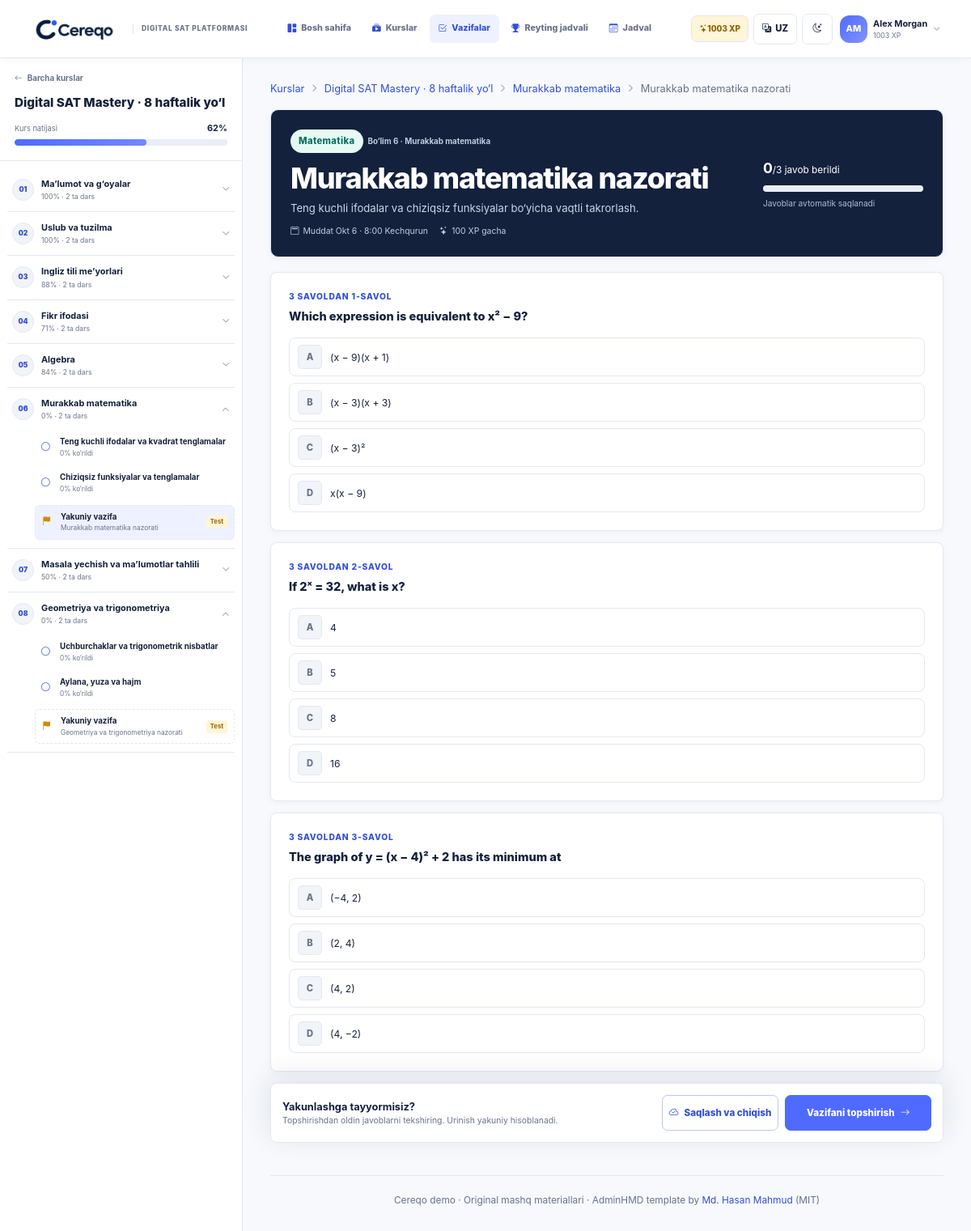
Page /tasks/15/ (signed in) on the committed database.
### learning/models.py (models this page shows, shortened)
class Student(models.Model):
    user = models.OneToOneField(
        settings.AUTH_USER_MODEL,
        on_delete=models.CASCADE,
        related_name="student_profile",
        null=True,
        blank=True,
    )
    name = models.CharField(max_length=100, unique=True)
    initials = models.CharField(max_length=3)
    points = models.PositiveIntegerField(default=0)
    streak = models.PositiveIntegerField(default=0)
    badge = models.CharField(max_length=80, blank=True)
    is_demo = models.BooleanField(default=False)
    class Meta:
        ordering = ["-points", "name"]

class Course(models.Model):
    title = models.CharField(max_length=160)
    code = models.SlugField(max_length=60, unique=True)
    description = models.TextField()
    instructor_name = models.CharField(max_length=100, default="Cereqo mentor")
    instructor_role = models.CharField(max_length=100, default="SAT mentor")
    cover_image = models.CharField(
        max_length=255,
        default="cereqo/img/mentors/cereqo-classroom.jpg",
    )
    start_date = models.DateField()
    end_date = models.DateField()
    target_score = models.PositiveSmallIntegerField(default=1400)
    is_active = models.BooleanField(default=True)
    class Meta:
        ordering = ["-is_active", "start_date", "id"]
    @property
    def progress_percent(self):
        lessons = Lesson.objects.filter(section__course=self)
        total = lessons.count()
        return round(sum(lessons.values_list("progress_percent", flat=True)) / total) if total else 0

class CourseSection(models.Model):
    SUBJECT_CHOICES = [("math", "Math"), ("rw", "Reading & Writing")]
    course = models.ForeignKey(Course, on_delete=models.CASCADE, related_name="sections")
    title = models.CharField(max_length=160)
    domain = models.CharField(max_length=120)
    subject = models.CharField(max_length=10, choices=SUBJECT_CHOICES)
    description = models.TextField()
    start_date = models.DateField()
    end_date = models.DateField()
    order = models.PositiveSmallIntegerField(default=1)
    exam_weight_percent = models.PositiveSmallIntegerField(default=25)
    class Meta:
        ordering = ["course", "order", "id"]
        constraints = [
            models.UniqueConstraint(fields=["course", "order"], name="unique_course_section_order")
        ]
    @property
    def progress_percent(self):
        lessons = self.lessons.all()
        total = lessons.count()
        return round(sum(lessons.values_list("progress_percent", flat=True)) / total) if total else 0
    def status_for(self, student):
        today = timezone.localdate()
        if self.start_date <= today <= self.end_date:
            return "current"
        if self.start_date > today:
            return "upcoming"
        checkpoint = getattr(self, "checkpoint", None)
        if checkpoint and checkpoint.status_for(student) == "completed":
            return "completed"
        if self.end_date < today:
            return "needs_attention"
        return "current"

class Lesson(models.Model):
    SUBJECT_CHOICES = [("math", "Math"), ("rw", "Reading & Writing")]
    title = models.CharField(max_length=160)
    section = models.ForeignKey(
        CourseSection, on_delete=models.CASCADE, related_name="lessons", null=True, blank=True
    )
    subject = models.CharField(max_length=10, choices=SUBJECT_CHOICES)
    topic = models.CharField(max_length=120)
    duration_minutes = models.PositiveSmallIntegerField(default=8)
    session_minutes = models.PositiveSmallIntegerField(default=75)
    summary = models.TextField()
    material = models.TextField()
    video_file = models.CharField(max_length=255, default="cereqo/video/demo-lesson-video.mp4")
    progress_percent = models.PositiveSmallIntegerField(
        default=0, validators=[MinValueValidator(0), MaxValueValidator(100)]
    )
    is_today = models.BooleanField(default=False)
    scheduled_date = models.DateField(null=True, blank=True)
    sequence = models.PositiveSmallIntegerField(default=1)
    sort_order = models.PositiveSmallIntegerField(default=0)
    class Meta:
        ordering = ["sort_order", "id"]

class Homework(models.Model):
    lesson = models.OneToOneField(Lesson, on_delete=models.CASCADE, related_name="homework")
    section = models.OneToOneField(
        CourseSection, on_delete=models.CASCADE, related_name="checkpoint", null=True, blank=True
    )
    title = models.CharField(max_length=160)
    description = models.TextField()
    deadline = models.DateTimeField()
    max_points = models.PositiveSmallIntegerField(default=100)
    sort_order = models.PositiveSmallIntegerField(default=0)
    class Meta:
        ordering = ["sort_order", "deadline"]
    def submission_for(self, student):
        return self.submissions.filter(student=student).first()
    def status_for(self, student):
        submission = self.submission_for(student)
        if submission and submission.submitted_at:
            return "completed"
        if submission and submission.answers.exists():
            return "in_progress"
        if self.deadline < timezone.now():
            return "overdue"
        return "not_started"

class Question(models.Model):
    OPTION_CHOICES = [(key, key) for key in "ABCD"]
    homework = models.ForeignKey(Homework, on_delete=models.CASCADE, related_name="questions")
    position = models.PositiveSmallIntegerField()
    prompt = models.TextField()
    option_a = models.CharField(max_length=300)
    option_b = models.CharField(max_length=300)
    option_c = models.CharField(max_length=300)
    option_d = models.CharField(max_length=300)
    correct_option = models.CharField(max_length=1, choices=OPTION_CHOICES)
    explanation = models.TextField()
    class Meta:
        ordering = ["position"]
        constraints = [
            models.UniqueConstraint(fields=["homework", "position"], name="unique_question_position")
        ]
    @property
    def options(self):
        return [("A", self.option_a), ("B", self.option_b), ("C", self.option_c), ("D", self.option_d)]

### learning/views.py (the view, shortened to what this page needs)
# urls.py: path("tasks/<int:homework_id>/", views.homework_detail, name="homework_detail"),
@login_required
def homework_detail(request, homework_id):
    student = _student(request)
    homework = get_object_or_404(Homework.objects.select_related("lesson", "section", "section__course"), pk=homework_id)
    submission, created = Submission.objects.get_or_create(student=student, homework=homework)
    questions = list(homework.questions.all())
    answers = {answer.question_id: answer for answer in submission.answers.all()}
    question_rows = [{"question": q, "answer": answers.get(q.pk)} for q in questions]
    answered_count = len(answers)
    progress = round((answered_count / len(questions)) * 100) if questions else 0
    return render(
        request,
        "learning/homework_detail.html",
        {
            "active_nav": "tasks",
            "homework": homework,
            "submission": submission,
            "question_rows": question_rows,
            "answered_count": answered_count,
            "total_questions": len(questions),
            "progress": progress,
            "course_navigation": _course_navigation(
                homework.section.course,
                student,
                active_section_id=homework.section_id,
                active_homework_id=homework.pk,
            ) if homework.section_id else None,
        },
    )

### templates/learning/homework_detail.html (shortened to what this page needs)
{% extends 'base.html' %}{% load i18n %}
{% block content %}
<nav class="breadcrumb-row" aria-label="Breadcrumb"><a href="{% url 'learning:learn' %}">{% translate "Courses" %}</a>{% if homework.section %}<i class="bi bi-chevron-right"></i><a href="{% url 'learning:course_detail' homework.section.course.id %}">{% translate homework.section.course.title %}</a><i class="bi bi-chevron-right"></i><a href="{% url 'learning:section_detail' homework.section.id %}">{% translate homework.section.domain %}</a>{% endif %}<i class="bi bi-chevron-right"></i><span>{% translate homework.title %}</span></nav>
<section class="assignment-header">
  <div><span class="subject-chip subject-{{ homework.lesson.subject }}">{% translate homework.lesson.get_subject_display %}</span>{% if homework.section %}<span class="assignment-section-label">{% translate "Section" %} {{ homework.section.order }} · {% translate homework.section.domain %}</span>{% endif %}<h1>{% translate homework.title %}</h1><p>{% translate homework.description %}</p><div class="task-facts"><span><i class="bi bi-calendar2"></i> {% translate "Due" %} {{ homework.deadline|date:'M j · g:i A' }}</span><span><i class="bi bi-stars"></i> {% blocktranslate with points=homework.max_points %}Up to {{ points }} XP{% endblocktranslate %}</span></div></div>
  {% if submission.submitted_at %}<div class="result-badge"><span>{% translate "Result" %}</span><strong>{{ submission.score }}%</strong><small>+{{ submission.points_awarded }} XP</small></div>{% else %}<div class="assignment-progress"><span></span><div class="progress app-progress"></div><small data-save-status>{% translate "Answers save automatically" %}</small></div>{% endif %}
</section>
<form method="post" class="question-form" data-homework-form data-autosave-url="{% url 'learning:autosave_answer' homework.id %}" data-saving-label="{% translate 'Saving…' %}" data-saved-label="{% translate 'Saved at' %}" data-failed-label="{% translate 'Save failed — use Save & exit' %}">
  {% for row in question_rows %}
  <article class="question-card">
    <div class="question-legend" id="question-label-{{ row.question.id }}"><span></span>{% translate row.question.prompt %}</div>
    <div class="answer-options" role="radiogroup" aria-labelledby="question-label-{{ row.question.id }}">
      {% for key, text in row.question.options %}
      <label class="answer-option  ">
        <span class="option-key">{{ key }}</span><span class="option-text">{% translate text %}</span>
      </label>
      {% endfor %}
    </div>
  </article>
  {% endfor %}
  {% if not submission.submitted_at %}
  <div class="submission-bar"><div><strong>{% translate "Ready to finish?" %}</strong><span>{% translate "Review your answers before submitting. This attempt is final." %}</span></div><div><button class="btn btn-outline-primary app-btn" type="submit" name="action" value="save"><i class="bi bi-cloud-check"></i> {% translate "Save & exit" %}</button><button class="btn btn-primary app-btn" type="submit" name="action" value="submit">{% translate "Submit homework" %} <i class="bi bi-arrow-right"></i></button></div></div>
  {% endif %}
</form>
{% endblock %}

### templates/base.html (shortened to what this page needs)
{% load static i18n %}
<!doctype html>
<html lang="{{ LANGUAGE_CODE }}">
<head>
  <link rel="stylesheet" href="{% static 'vendor/bootstrap/css/bootstrap.min.css' %}">
  <link rel="stylesheet" href="{% static 'vendor/bootstrap-icons/css/bootstrap-icons.css' %}">
  <link rel="stylesheet" href="{% static 'cereqo/css/cereqo.css' %}">
</head>
<body>
  <div class="app-shell topnav-shell">
    <header class="desktop-topbar main-navbar">
      <a class="topnav-brand" href="{% url 'learning:dashboard' %}"><img src="{% static 'cereqo/img/cereqo-logo.png' %}" alt="Cereqo"><span>{% translate "Digital SAT platform" %}</span></a>
      <nav class="desktop-main-nav" aria-label="Main navigation">{% include 'learning/_nav_links.html' %}</nav>
      <div class="topnav-actions">{% if user.is_authenticated and demo_student %}<span class="topnav-xp"><i class="bi bi-stars"></i>{{ demo_student.points }} XP</span>{% endif %}{% include 'learning/_toolbar_controls.html' %}{% if user.is_authenticated %}{% include 'learning/_profile_menu.html' %}{% else %}<a class="btn btn-primary navbar-login" href="{% url 'login' %}"><i class="bi bi-box-arrow-in-right"></i>{% translate "Log in" %}</a>{% endif %}</div>
    </header>
    {% if course_navigation and not landing_page %}<aside class="course-sidebar">{% include 'learning/_course_sidebar.html' %}</aside>{% endif %}
    <div class="app-main {% if landing_page %}landing-main{% endif %} {% if course_navigation %}has-course-sidebar{% endif %}">
      <main id="main-content" class="{% if landing_page %}landing-content{% else %}page-content{% endif %}" tabindex="-1">
        {% block content %}{% endblock %}
        {% if not landing_page %}
        <footer class="page-footer">{% translate "Cereqo demo" %} · {% translate "Original practice content" %} · AdminHMD template by <a href="https://github.com/HasanMahmudDev" target="_blank" rel="noreferrer">Md. Hasan Mahmud</a> (MIT)</footer>
        {% endif %}
      </main>
    </div>
  </div>
</body>
</html>

### templates/learning/_profile_menu.html (shortened to what this page needs)
{% load i18n %}
{% if user.is_authenticated and demo_student %}<div class="dropdown profile-menu">
  <button class="profile-trigger" type="button" data-bs-toggle="dropdown" aria-expanded="false" aria-label="{% translate 'Open profile menu' %}"><span class="avatar avatar-sm">{{ demo_student.initials }}</span><span class="profile-trigger-copy"><strong>{{ demo_student.name }}</strong><small>{{ demo_student.points }} XP</small></span><i class="bi bi-chevron-down"></i></button>
</div>{% endif %}

### templates/learning/_course_sidebar.html
{% load i18n %}
<div class="course-outline-head">
  <a href="{% url 'learning:learn' %}"><i class="bi bi-arrow-left"></i>{% translate "All courses" %}</a>
  <h2>{% translate course_navigation.course.title %}</h2>
  <div><span>{% translate "Course progress" %}</span><strong>{{ course_navigation.progress }}%</strong></div>
  <div class="progress app-progress"><div class="progress-bar" style="width:{{ course_navigation.progress }}%"></div></div>
</div>
<nav class="course-outline-nav" aria-label="{% translate 'Course outline' %}">
  {% for card in course_navigation.sections %}
  <details {% if course_navigation.active_section_id == card.section.id or card.status == 'current' %}open{% endif %}>
    <summary>
      <span class="outline-number">{{ card.section.order|stringformat:'02d' }}</span>
      <span><strong>{% translate card.section.domain %}</strong><small>{{ card.progress }}% · {{ card.lessons|length }} {% translate "lessons" %}</small></span>
      <i class="bi bi-chevron-down"></i>
    </summary>
    <div class="outline-items">
      {% for lesson in card.lessons %}<a class="{% if course_navigation.active_lesson_id == lesson.id %}active{% endif %}" href="{% url 'learning:lesson_detail' lesson.id %}"><i class="bi {% if lesson.progress_percent == 100 %}bi-check-circle-fill{% elif lesson.progress_percent > 0 %}bi-play-circle-fill{% else %}bi-circle{% endif %}"></i><span><strong>{% translate lesson.title %}</strong><small>{{ lesson.progress_percent }}% {% translate "viewed" %}</small></span></a>{% endfor %}
      {% if card.checkpoint %}<a class="outline-test {% if course_navigation.active_homework_id == card.checkpoint.id %}active{% endif %}" href="{% url 'learning:homework_detail' card.checkpoint.id %}"><i class="bi bi-flag-fill"></i><span><strong>{% translate "Final task" %}</strong><small>{% translate card.checkpoint.title %}</small></span><b class="status-{{ card.checkpoint_status }}">{% if card.checkpoint_status == 'completed' %}<i class="bi bi-check"></i>{% else %}{% translate "Test" %}{% endif %}</b></a>{% endif %}
    </div>
  </details>
  {% endfor %}
</nav>

### rows in the picture
Student: points "1003", initials "AM", name "Alex Morgan"
CourseSection: section.order "01", progress "100", lessons|length "2"
CourseSection: section.order "02", progress "100", lessons|length "2"
CourseSection: section.order "03", progress "88", lessons|length "2"
CourseSection: section.order "04", progress "71", lessons|length "2"
CourseSection: section.order "05", progress "84", lessons|length "2"
CourseSection: section.order "06", progress "0", lessons|length "2"
Lesson: progress_percent "0"
Lesson: progress_percent "0"
Homework: section.order "6", deadline "Okt 6 · 8:00 Kechqurun"
CourseSection: section.order "07", progress "50", lessons|length "2"
CourseSection: section.order "08", progress "0", lessons|length "2"
Lesson: progress_percent "0"
Lesson: progress_percent "0"
Question: options "A" "B" "C" "D"
Question: options "A" "B" "C" "D"
Question: options "A" "B" "C" "D"

### other values in the picture
{{ LANGUAGE_CODE|upper }} "UZ"
{{ course_navigation.progress }} "62"
